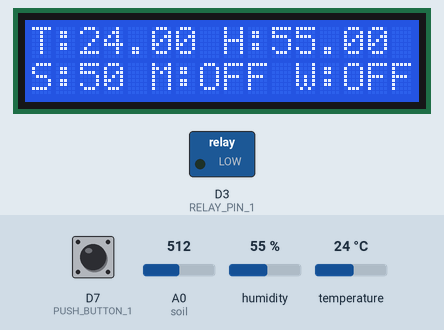
A sketch run on a simulated ESP8266 (NodeMCU). Shown: 16×2 character LCD, switched loads named in the sketch (green lamp = pin HIGH). Inputs (shaded band) come from the test bench; at power-on: A0 (soil) = 512, D7 (PUSH_BUTTON_1) HIGH, humidity 55 %, temperature 24 °C. WiFi joins after 1.5 s; servers stay silent unless stated.

Above: at 6.1 s.
6.2 s: A0 (soil) set to 0
At 8.7 s:
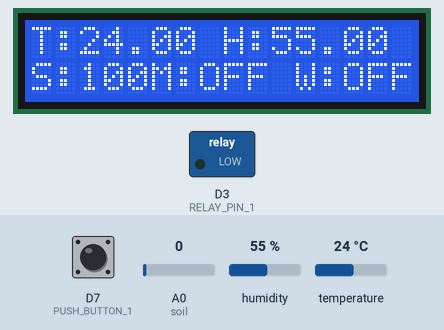
11.4 s: D7 (PUSH_BUTTON_1) pulled LOW for 0.15 s
At 12.0 s:
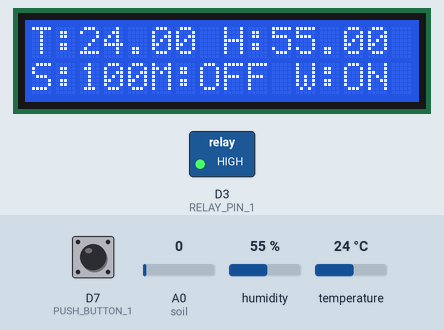
12.1 s: humidity set to 22 %
At 15.6 s:
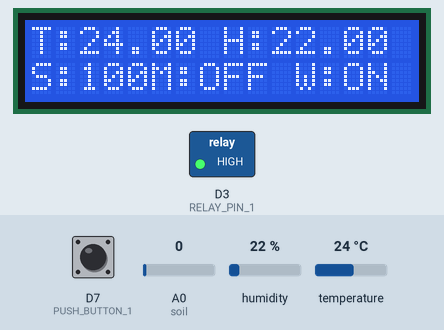
16.4 s: D7 (PUSH_BUTTON_1) pulled LOW for 1 s
At 17.2 s:
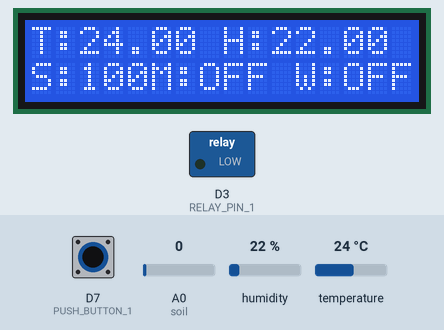
18.9 s: A0 (soil) set to 20
At 20.0 s:
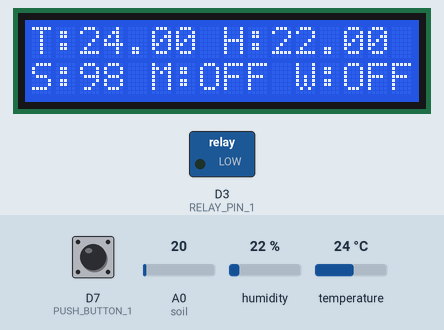
20.4 s: temperature set to 12 °C
At 21.3 s:
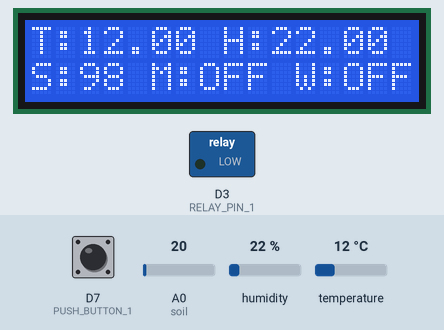
Timing chart, 0 to 23.4 s (numbered marks = the images above; inputs shaded):
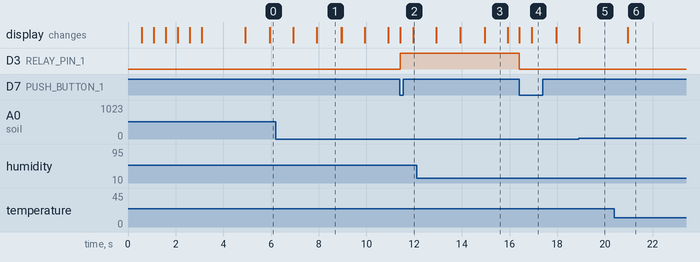

Measured:
- after the input at 6.2 s, the display: first changes after 0.73 s (image 1 shows a later state)
- after the input at 11.4 s, D3 (RELAY_PIN_1): LOW → HIGH at once; the display: changes at once (image 2)
- after the input at 12.1 s, the display: first differs from a run without the input after 2.9 s (image 3 shows a later state)
- after the input at 16.4 s, D3 (RELAY_PIN_1): HIGH → LOW at once; the display: changes at once (image 4)
- after the input at 18.9 s, the display: changes at once (image 5)
- after the input at 20.4 s, the display: changes after 0.55 s (image 6)
- what the display in image 1 shows lasts 1.1 s, from 7.9 s to 9.0 s

The sketch:

BlynkIOT_SmartPlant_Monitoring_Manual.ino
```cpp
// Define Template ID, Template Name, and Auth Token
#define BLYNK_TEMPLATE_ID "TMPL3eE4G-qu3"  // Replace with your Blynk Template ID
#define BLYNK_TEMPLATE_NAME "Smart Garden" // Replace with your Blynk Template Name
#define BLYNK_AUTH_TOKEN "t94sVQggTiVX2cV1nLJr_SwZ1Jf_nUgF" // Replace with your Blynk Auth Token

// Include necessary libraries
#include <LiquidCrystal_I2C.h>
#define BLYNK_PRINT Serial
#include <ESP8266WiFi.h>
#include <BlynkSimpleEsp8266.h>
#include <DHT.h>

// Initialize LCD Display
LiquidCrystal_I2C lcd(0x27, 16, 2);

// WiFi credentials
char ssid[] = "BHU_ADMIN";     // Replace with your WiFi SSID
char pass[] = "12345677";      // Replace with your WiFi password

// DHT Sensor setup
DHT dht(D4, DHT11); // (DHT sensor pin, sensor type)
BlynkTimer timer;   // Blynk Timer
WidgetLED led(V5);  // Widget LED on Virtual Pin V5

// Define component pins
#define soil A0     // Soil Moisture Sensor
#define PIR D5      // PIR Motion Sensor
#define RELAY_PIN_1 D3 // Relay
#define PUSH_BUTTON_1 D7 // Button
#define VPIN_BUTTON_1 V12

// Global variables
int PIR_ToggleValue = 0;
int relay1State = LOW;
int pushButton1State = HIGH;

void setup() {
  // Serial and LCD setup
  Serial.begin(9600);
  lcd.begin();         // Initialize LCD
  lcd.backlight();    // Turn on backlight
  lcd.setCursor(0, 0);
  lcd.print("  Initializing  ");

  for (int a = 5; a <= 10; a++) {
    lcd.setCursor(a, 1);
    lcd.print(".");
    delay(500);
  }

  lcd.clear();
  lcd.setCursor(11, 1);
  lcd.print("W:OFF");

  // Pin setup
  pinMode(PIR, INPUT);
  pinMode(RELAY_PIN_1, OUTPUT);
  digitalWrite(RELAY_PIN_1, LOW);
  pinMode(PUSH_BUTTON_1, INPUT_PULLUP);

  // Blynk and DHT setup
  Blynk.begin(BLYNK_AUTH_TOKEN, ssid, pass, "blynk.cloud", 80);
  dht.begin();

  // Timer setup
  timer.setInterval(1000L, soilMoistureSensor); // Adjusted interval
  timer.setInterval(1000L, DHT11sensor);
  timer.setInterval(500L, checkPhysicalButton);
}


// Get the DHT11 sensor values
void DHT11sensor() {
  float h = dht.readHumidity();
  float t = dht.readTemperature();

  if (isnan(h) || isnan(t)) {
    Serial.println("Failed to read from DHT sensor!");
    return;
  }

  Blynk.virtualWrite(V0, t);
  Blynk.virtualWrite(V1, h);

  lcd.setCursor(0, 0);
  lcd.print("T:");
  lcd.print(t);
  lcd.setCursor(8, 0);
  lcd.print("H:");
  lcd.print(h);
}

// Get the soil moisture values
void soilMoistureSensor() {
  int value = analogRead(soil);
  value = map(value, 0, 1024, 0, 100);
  value = (value - 100) * -1;

  Blynk.virtualWrite(V3, value);

  lcd.setCursor(0, 1);
  lcd.print("S:");
  lcd.print(value);
  lcd.print(" ");
}

// Handle PIR sensor values
void PIRsensor() {
  bool motionDetected = digitalRead(PIR);
  if (motionDetected) {
    Blynk.logEvent("pirmotion", "WARNING! Motion Detected!");
    led.on();
  } else {
    led.off();
  }
}

// Handle relay state
BLYNK_WRITE(VPIN_BUTTON_1) {
  relay1State = param.asInt();
  digitalWrite(RELAY_PIN_1, relay1State);
}

// Sync button state
BLYNK_CONNECTED() {
  Blynk.syncVirtual(VPIN_BUTTON_1);
}

// Check physical button
void checkPhysicalButton() {
  if (digitalRead(PUSH_BUTTON_1) == LOW) {
    if (pushButton1State != LOW) {
      relay1State = !relay1State;
      digitalWrite(RELAY_PIN_1, relay1State);
      Blynk.virtualWrite(VPIN_BUTTON_1, relay1State);
    }
    pushButton1State = LOW;
  } else {
    pushButton1State = HIGH;
  }
}

void loop() {
  if (PIR_ToggleValue == 1) {
    lcd.setCursor(5, 1);
    lcd.print("M:ON ");
    PIRsensor();
  } else {
    lcd.setCursor(5, 1);
    lcd.print("M:OFF");
    led.off();
  }

  lcd.setCursor(11, 1);
  lcd.print(relay1State == HIGH ? "W:ON " : "W:OFF");

  Blynk.run();
  timer.run();
}
```
